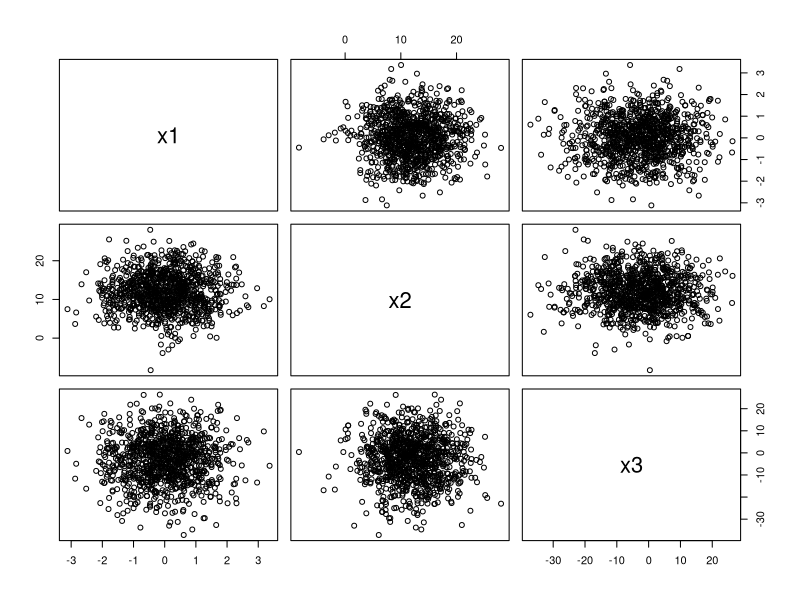
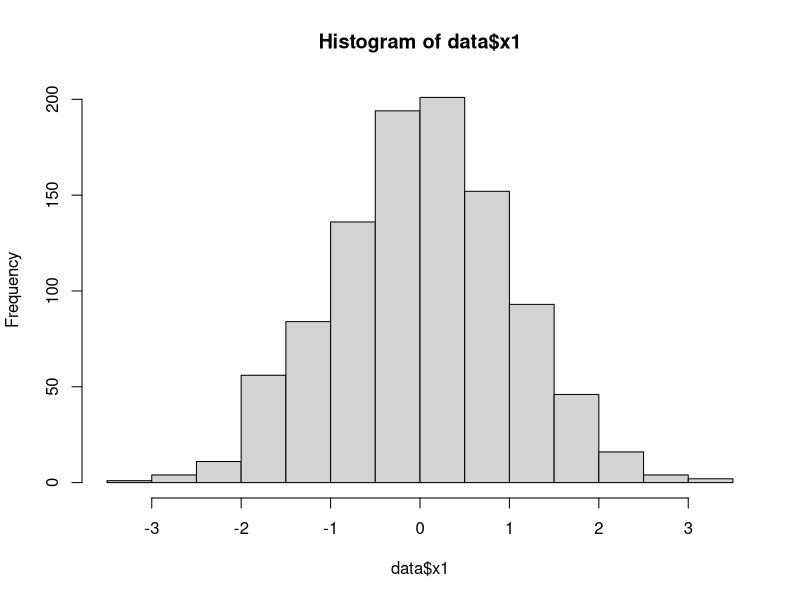
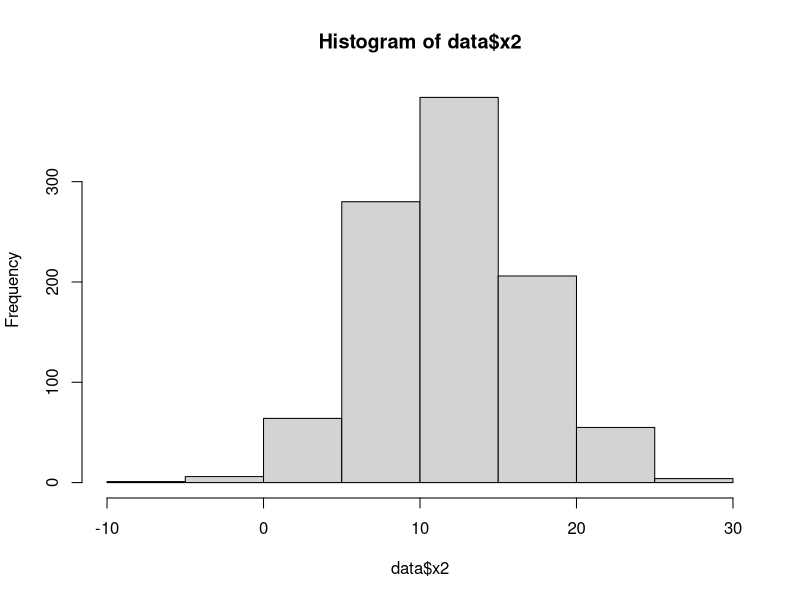
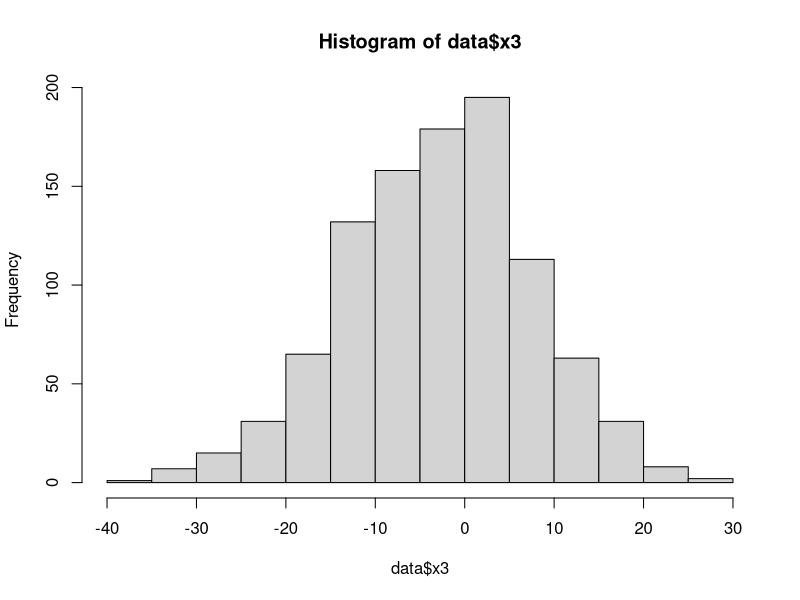
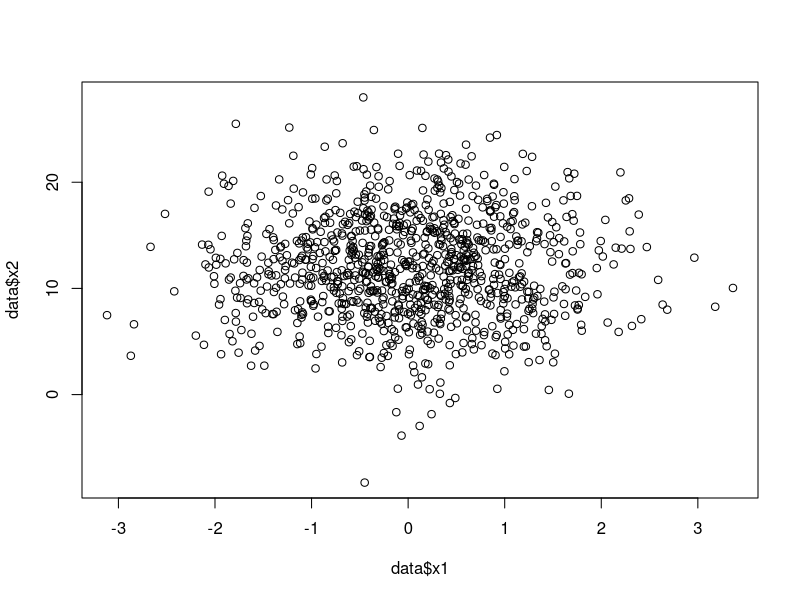
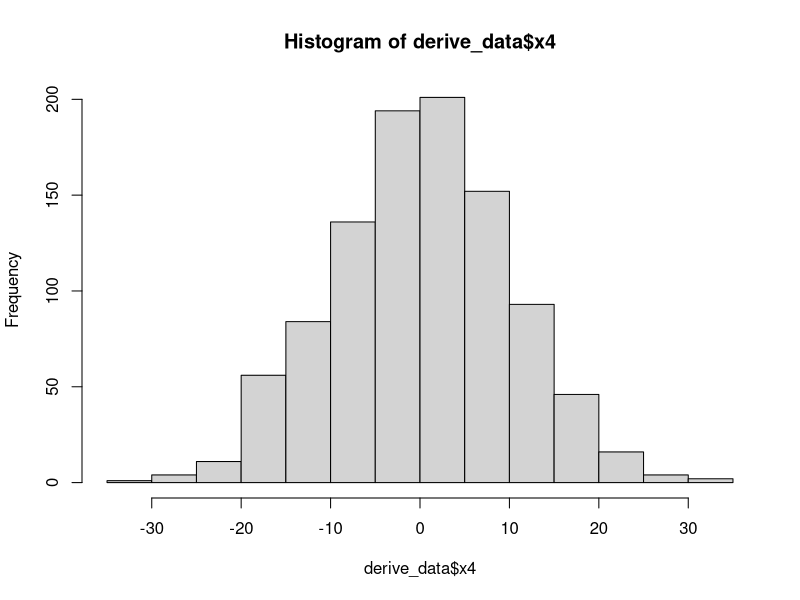
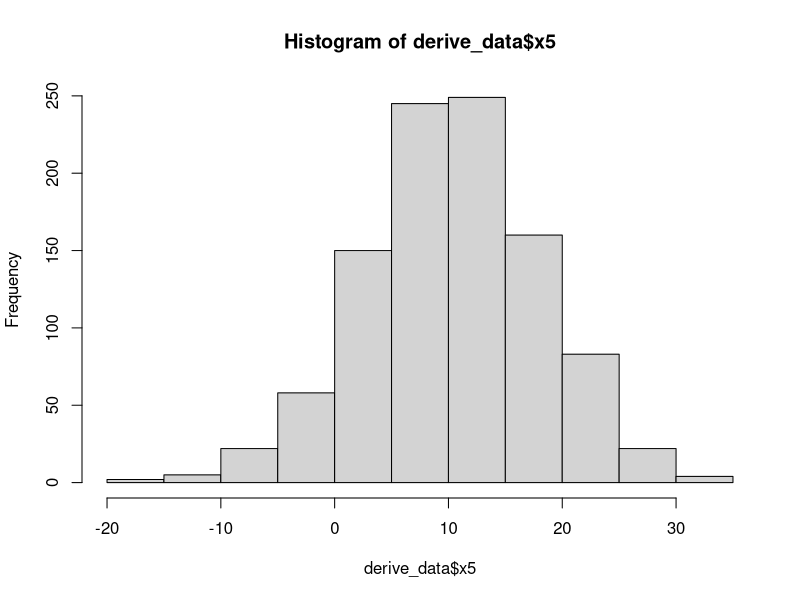
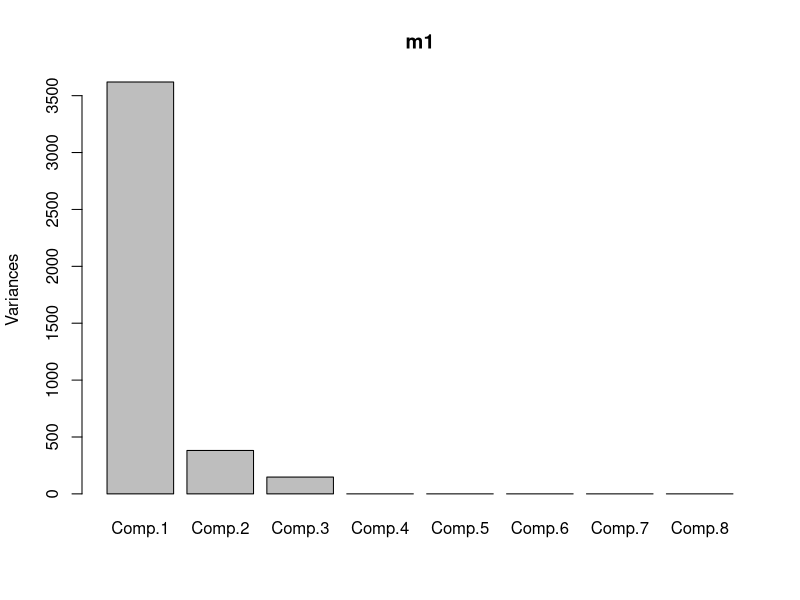

Write the R code that produced these figures, in order.
## 原始数据
n <- 1000
set.seed(4546576)
data <- data.frame(x1 = rnorm(n), 
                   x2 = rnorm(n, mean=12,sd=5), 
                   x3 = 3*rnorm(n, mean=-1,sd=3.5))
# data <- data.frame(x1 = rnorm(n), 
#                    x2 = rnorm(n), 
#                    x3 = rnorm(n))

pairs(data)
cor(data)
hist(data$x1)
hist(data$x2)
hist(data$x3)

plot(data$x1, data$x2)

## 衍生数据
derive_data <- cbind(data,
                     x4=10*jitter(data$x1), 
                     x5=jitter(data$x2+0.6*data$x3),
                     x6=12*jitter(data$x1+data$x2),
                     x7=16*jitter(data$x1),
                     x8=7*jitter(data$x1))
cor(derive_data)
hist(derive_data$x4)
hist(derive_data$x5)

# 方案1 直接pca
m1 <- princomp(derive_data)
summary(m1)
plot(m1)

# 方案2 使用关联系数
m2 <- princomp(covmat = cor(derive_data))
summary(m2)
plot(m2)

# 方案3 01正规化
minMaxScale <- function(data) {
  max_list <- apply(data,2,max)
  min_list <- apply(data,2,min)
  range_list <- max_list - min_list
  
  scale_data <- data
  for(i in 1:ncol(scale_data)) {
    scale_data[,i] <- (scale_data[,i] - min_list[i])/range_list[i]
  }
  return(scale_data)
}
scale_data <- minMaxScale(derive_data)
m3 <- princomp(scale_data)
summary(m3)
plot(m3)

# 方法4 只计算衍生数据的主成份
only_derive_data <- scale_data[,4:8]
m4 <- princomp(only_derive_data)
plot(m4)
summary(m4)

# 方法5 只计算衍生数据，使用相关系数
m5 <- princomp(covmat = cor(derive_data[,4:8]))
plot(m5)
summary(m5)


# 据网上问下，当scale是正规化时，correlation与normal等价
# https://www.researchgate.net/post/What_is_the_best_way_to_scale_parameters_before_running_a_Principal_Component_Analysis_PCA
# 方法6 比较先正规化，在pca和直接pca cor的效果，应该一样，还有减去平均值。
